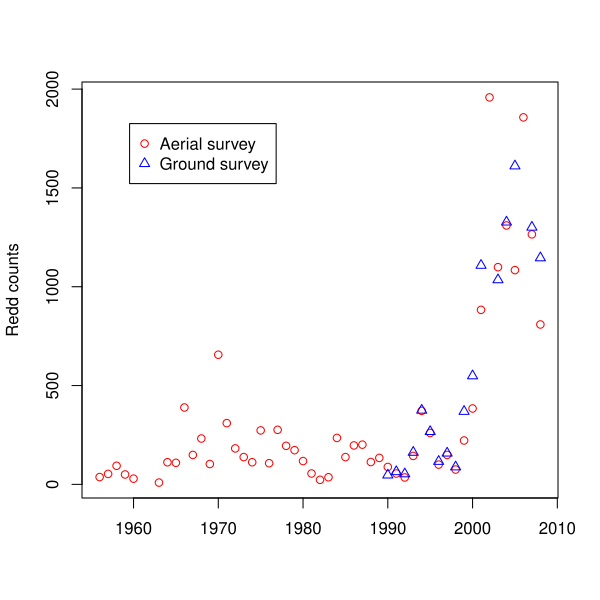

The script that drew this image:
###################################################
### code chunk number 4: Cs002_fig1
###################################################
# Code for plotting raw Okanagan redd counts
plot(okanaganRedds[, 1], okanaganRedds[, 2],
  xlab = "", ylab = "Redd counts", main = "", col = "red", pch = 1
)
points(okanaganRedds[, 1], okanaganRedds[, 3], col = "blue", pch = 2)
legend("topleft",
  inset = 0.1, legend = c("Aerial survey", "Ground survey"),
  col = c("red", "blue"), pch = c(1, 2)
)
